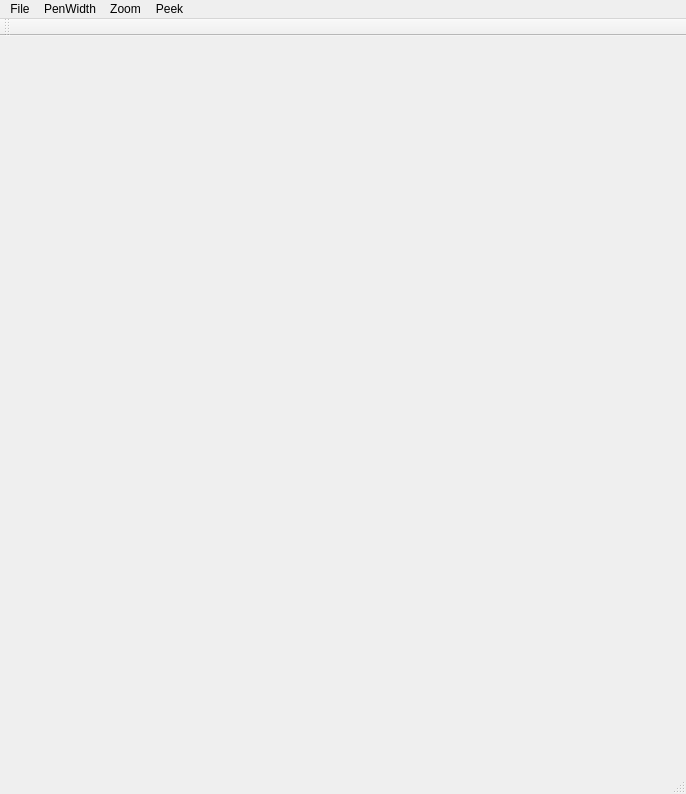
<?xml version="1.0" encoding="UTF-8"?>
<ui version="4.0">
 <class>MainWindowClass</class>
 <widget class="QMainWindow" name="MainWindowClass">
  <property name="geometry">
   <rect>
    <x>0</x>
    <y>0</y>
    <width>686</width>
    <height>794</height>
   </rect>
  </property>
  <property name="windowTitle">
   <string>MainWindow</string>
  </property>
  <widget class="QWidget" name="centralWidget"/>
  <widget class="QMenuBar" name="menuBar">
   <property name="geometry">
    <rect>
     <x>0</x>
     <y>0</y>
     <width>686</width>
     <height>21</height>
    </rect>
   </property>
   <widget class="QMenu" name="menuFile">
    <property name="title">
     <string>File</string>
    </property>
    <addaction name="actionFileOpen"/>
    <addaction name="actionFileSave"/>
    <addaction name="separator"/>
    <addaction name="actionFileLoadBackground"/>
    <addaction name="separator"/>
    <addaction name="actionExit"/>
   </widget>
   <widget class="QMenu" name="menuPenWidth">
    <property name="title">
     <string>PenWidth</string>
    </property>
    <addaction name="actionPenWidth20"/>
    <addaction name="actionPenWidth10"/>
    <addaction name="actionPenWidth5"/>
    <addaction name="actionPenWidth2"/>
    <addaction name="actionPenWidth1"/>
   </widget>
   <widget class="QMenu" name="menuPeek">
    <property name="title">
     <string>Peek</string>
    </property>
    <addaction name="actionPeekBackground"/>
   </widget>
   <widget class="QMenu" name="menuZoom">
    <property name="title">
     <string>Zoom</string>
    </property>
    <addaction name="actionZoom800"/>
    <addaction name="actionZoom400"/>
    <addaction name="actionZoom200"/>
    <addaction name="actionZoom100"/>
   </widget>
   <addaction name="menuFile"/>
   <addaction name="menuPenWidth"/>
   <addaction name="menuZoom"/>
   <addaction name="menuPeek"/>
  </widget>
  <widget class="QToolBar" name="mainToolBar">
   <attribute name="toolBarArea">
    <enum>TopToolBarArea</enum>
   </attribute>
   <attribute name="toolBarBreak">
    <bool>false</bool>
   </attribute>
  </widget>
  <widget class="QStatusBar" name="statusBar"/>
  <action name="actionFileOpen">
   <property name="text">
    <string>Open</string>
   </property>
   <property name="shortcut">
    <string>Ctrl+O</string>
   </property>
  </action>
  <action name="actionExit">
   <property name="text">
    <string>Exit</string>
   </property>
  </action>
  <action name="actionPenWidth20">
   <property name="checkable">
    <bool>true</bool>
   </property>
   <property name="text">
    <string>20</string>
   </property>
  </action>
  <action name="actionPenWidth10">
   <property name="checkable">
    <bool>true</bool>
   </property>
   <property name="text">
    <string>10</string>
   </property>
  </action>
  <action name="actionPenWidth5">
   <property name="checkable">
    <bool>true</bool>
   </property>
   <property name="text">
    <string>5</string>
   </property>
  </action>
  <action name="actionPenWidth2">
   <property name="checkable">
    <bool>true</bool>
   </property>
   <property name="text">
    <string>2</string>
   </property>
  </action>
  <action name="actionPenWidth1">
   <property name="checkable">
    <bool>true</bool>
   </property>
   <property name="text">
    <string>1</string>
   </property>
  </action>
  <action name="actionFileSave">
   <property name="text">
    <string>Save</string>
   </property>
   <property name="shortcut">
    <string>Ctrl+S</string>
   </property>
  </action>
  <action name="actionFileLoadBackground">
   <property name="text">
    <string>Load Background</string>
   </property>
  </action>
  <action name="actionPeekBackground">
   <property name="checkable">
    <bool>true</bool>
   </property>
   <property name="text">
    <string>Peek Background</string>
   </property>
  </action>
  <action name="actionZoom800">
   <property name="checkable">
    <bool>true</bool>
   </property>
   <property name="text">
    <string>800%</string>
   </property>
  </action>
  <action name="actionZoom400">
   <property name="checkable">
    <bool>true</bool>
   </property>
   <property name="text">
    <string>400%</string>
   </property>
  </action>
  <action name="actionZoom200">
   <property name="checkable">
    <bool>true</bool>
   </property>
   <property name="text">
    <string>200%</string>
   </property>
  </action>
  <action name="actionZoom100">
   <property name="checkable">
    <bool>true</bool>
   </property>
   <property name="text">
    <string>100%</string>
   </property>
  </action>
 </widget>
 <layoutdefault spacing="6" margin="11"/>
 <resources>
  <include location="MainWindow.qrc"/>
 </resources>
 <connections/>
</ui>
